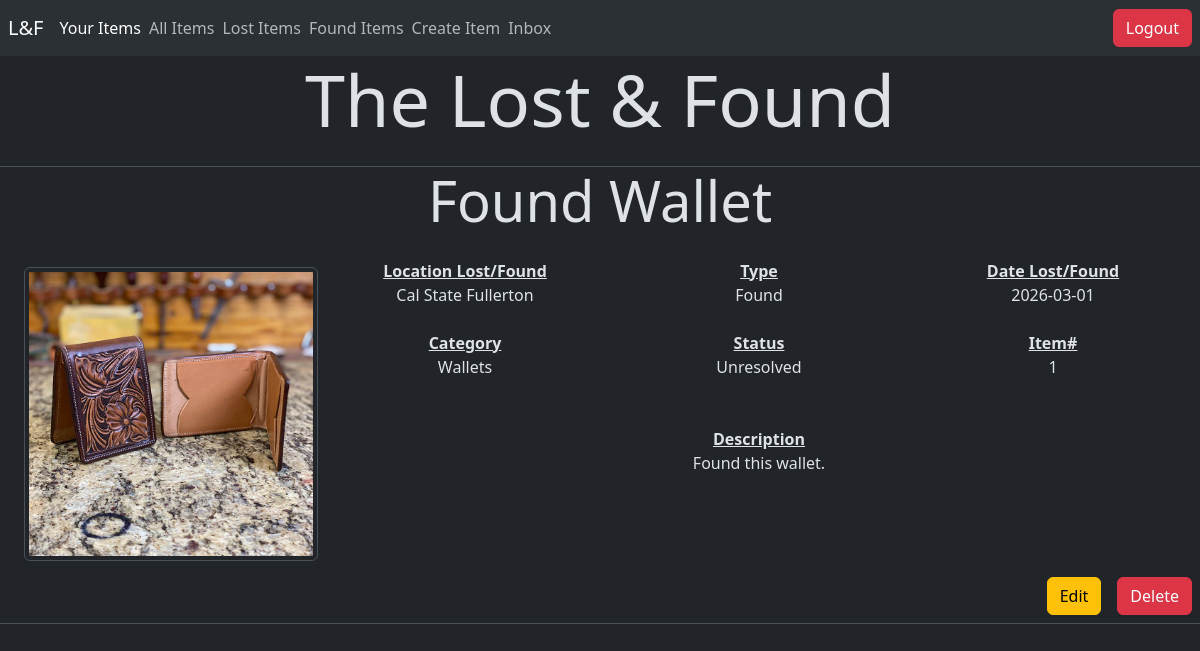
/user_items.php (signed in), run on an earlier commit of the app's database.
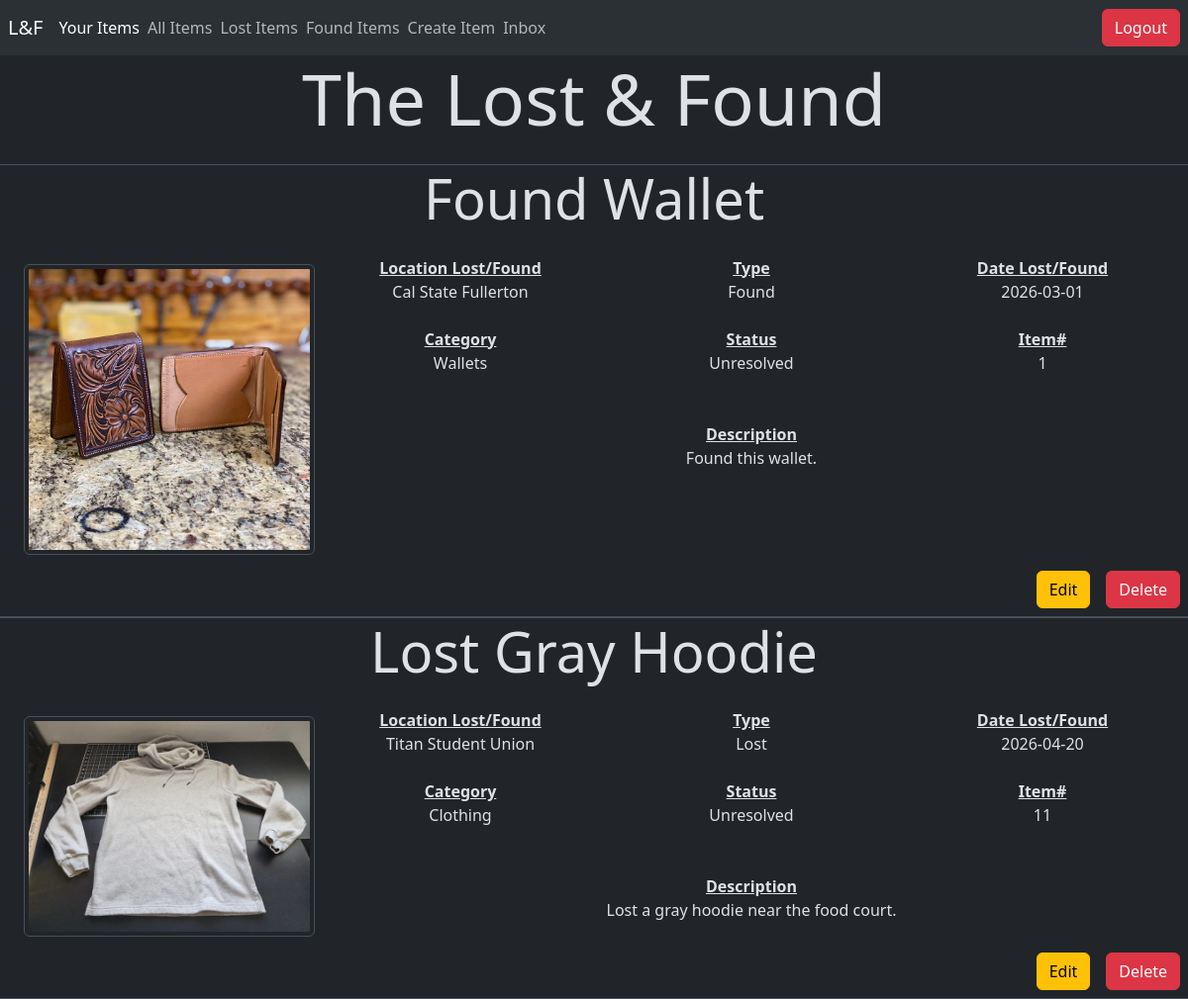
And on a later commit of the database.
### tables this page shows
CREATE TABLE ITEM (
    Item_id INT AUTO_INCREMENT,
    Inserted_at TIMESTAMP NOT NULL,
    Location VARCHAR(50) NOT NULL,
    Description VARCHAR(250) NOT NULL,
    Title VARCHAR(50) NOT NULL, 
    Type VARCHAR(20) NOT NULL,
    Category VARCHAR(20) NOT NULL,
    Status VARCHAR(20) NOT NULL,
    Date DATE NOT NULL,
    Img VARCHAR(225) NOT NULL,
    User_id INT NOT NULL,

    PRIMARY KEY (Item_id),
    FOREIGN KEY (User_id) REFERENCES USER (User_id)
);

### user_items.php (the view, shortened to what this page needs)
<?php
include("connect.php");
$user_id = $_SESSION["User_id"];
$user_email = $_SESSION["Email"];
$sql_fetch_user_items = "select * from Item where User_id='$user_id';";
$items = $conn->query($sql_fetch_user_items);
$sql_fetch_notifications = "select count(*) from notification where Recipient_email = '$user_email';";
$notifications = $conn->query($sql_fetch_notifications);
$row = $notifications->fetch_assoc();
$count = $row['count(*)'];
?>
<!doctype html>
<html lang="en" class="h-100" data-bs-theme="dark">
<head>
    <link href="https://cdn.jsdelivr.net/npm/bootstrap@5.3.8/dist/css/bootstrap.min.css" rel="stylesheet">
</head>
<nav class="navbar bg-body-tertiary">
    <a class="navbar-brand ms-2" href="#">L&F</a>
    <ul class="navbar-nav me-auto flex-row d-flex">
        <li class="nav-item me-2">
            <a class="nav-link active" href="user_items.php">Your Items</a>
        </li>
        <li class='nav-item me-2'>
            <a class='nav-link' href='view_items.php'>All Items</a>
        </li>
        <li class="nav-item me-2">
            <a class="nav-link" href="lost_items.php">Lost Items</a>
        </li>
        <li class="nav-item me-2">
            <a class="nav-link" href="found_items.php">Found Items</a>
        </li>
        <li class="nav-item me-2">
            <a class="nav-link" href="item_submission.php">Create Item</a>
        </li>
        <?php
        if ($count > 0) {
            echo ("
            <li class='nav-item me-2'>
                <a class='nav-link' href='view_conversations.php'>Inbox*</a>
            </li>
            ");
        } else {
            echo ("
            <li class='nav-item me-2'>
                <a class='nav-link' href='view_conversations.php'>Inbox</a>
            </li>
            ");
        } ?>
    </ul>
    <a href="logout.php">
        <button class="btn btn-danger me-2" type="button">Logout</button>
    </a>
</nav>
<body>
    <h1 class="display-2 text-center mb-4">The Lost & Found</h1>
    <?php while ($row = $items->fetch_assoc()) {
    ?>
        <div class="border-bottom border-top">
            <h1 class="display-4 text-center mb-4"><?php echo $row['Title']; ?></h1>
            <div class="d-flex justify-content-evenly text-center text-break">
                <div class="w-25 d-flex align-items-center flex-column justify-content-center ms-4">
                    <img src="<?php echo $row['Img']; ?>" class="img-thumbnail mb-2 mt-2 rounded">
                </div>
                <div class="w-75 d-flex flex-column">
                    <div class="d-flex justify-content-evenly w-100">
                        <div class="w-100">
                            <b class="text-decoration-underline">Location Lost/Found</b><br>
                            <p><?php echo $row['Location']; ?></p>
                        </div>
                        <div class="w-100">
                            <b class="text-decoration-underline">Type</b><br>
                            <p><?php echo $row['Type']; ?></p>
                        </div>
                        <div class="w-100">
                            <b class="text-decoration-underline">Date Lost/Found</b><br>
                            <p><?php echo $row['Date']; ?></p>
                        </div>
                    </div>
                    <div class="d-flex justify-content-evenly w-100 mt-2 mb-2">
                        <div class="w-100">
                            <b class="text-decoration-underline">Category</b><br>
                            <p><?php echo $row['Category']; ?></p>
                        </div>
                        <div class="w-100">
                            <b class="text-decoration-underline">Status</b><br>
                            <p><?php echo $row['Status']; ?></p>
                        </div>
                        <div class="w-100">
                            <b class="text-decoration-underline">Item#</b><br>
                            <p><?php echo $row['Item_id']; ?></p>
                        </div>
                    </div>
                    <div class="w-100 mt-4">
                        <b class="text-decoration-underline">Description</b><br>
                        <p><?php echo $row['Description']; ?></p>
                    </div>
                </div>
            </div>
            <?php
            echo ("
            <div class='d-flex justify-content-end'>
                <a href='edit_item.php?item_id=" . $row['Item_id'] . "'>
                    <button class='btn btn-warning m-2' type='button'>Edit</button>
                </a>
                <a href='delete_item.php?item_id=" . $row['Item_id'] . "'>
                    <button class='btn btn-danger m-2' type='button'>Delete</button>
                </a>
            </div>");
            ?>
        </div>
    <?php } ?>
</body>
</html>

What changed in the data, as far as the page shows it:
added item: Title "Lost Gray Hoodie", Img (picture), Location "Titan Student Union", Type "Lost", Date "2026-04-20", Category "Clothing", Status "Unresolved", Item_id "11", Description "Lost a gray hoodie near the food court."
